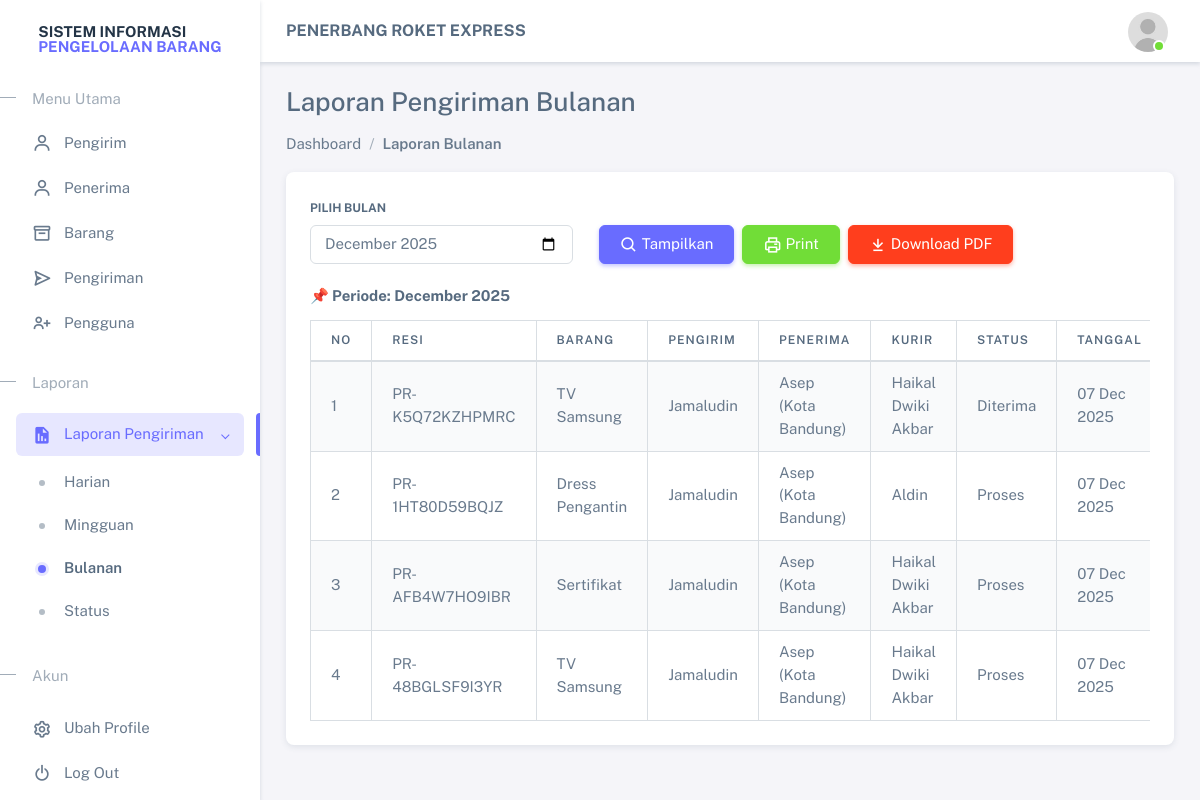
Screenshot of /pages/reports/monthly.php (signed in) with the database file from the repository.
### tables this page shows
CREATE TABLE IF NOT EXISTS `shipments` (
  `id` int NOT NULL AUTO_INCREMENT,
  `tracking_number` varchar(255) NOT NULL,
  `item_id` int NOT NULL,
  `sender_id` int NOT NULL,
  `receiver_id` int NOT NULL,
  `status` varchar(255) NOT NULL,
  `proof_image` varchar(255) DEFAULT NULL,
  `shipping_cost` int DEFAULT NULL,
  `created_at` date DEFAULT NULL,
  PRIMARY KEY (`id`),
  KEY `tracking_number` (`tracking_number`,`item_id`,`sender_id`,`receiver_id`)
);

CREATE TABLE IF NOT EXISTS `items` (
  `id` int NOT NULL AUTO_INCREMENT,
  `name` varchar(255) NOT NULL,
  `weight` varchar(255) NOT NULL,
  `category` varchar(255) NOT NULL,
  `type` varchar(100) DEFAULT NULL,
  PRIMARY KEY (`id`)
);

CREATE TABLE IF NOT EXISTS `senders` (
  `id` int NOT NULL AUTO_INCREMENT,
  `name` varchar(255) NOT NULL,
  `phone` varchar(255) NOT NULL,
  `address` varchar(255) NOT NULL,
  `city` varchar(255) NOT NULL,
  PRIMARY KEY (`id`)
);

CREATE TABLE IF NOT EXISTS `receivers` (
  `id` int NOT NULL AUTO_INCREMENT,
  `name` varchar(255) NOT NULL,
  `phone` varchar(255) NOT NULL,
  `address` varchar(255) NOT NULL,
  `city` varchar(255) NOT NULL,
  PRIMARY KEY (`id`)
);

CREATE TABLE IF NOT EXISTS `users` (
  `id` int NOT NULL AUTO_INCREMENT,
  `name` varchar(255) NOT NULL,
  `role` varchar(255) NOT NULL,
  `username` varchar(255) NOT NULL,
  `password` varchar(255) NOT NULL,
  PRIMARY KEY (`id`)
);

### app/function/function.php (called while the page is built, shortened)
<?php
require_once __DIR__ . '/../connection.php';
function query($sql, $params = [])
{
    global $conn;
    $stmt = mysqli_prepare($conn, $sql);
    $types = '';
    foreach ($params as $value) {
        if (is_int($value)) $types .= 'i';
        elseif (is_float($value)) $types .= 'd';
        else $types .= 's';
    }
    mysqli_stmt_bind_param($stmt, $types, ...$params);
    mysqli_stmt_execute($stmt);
    $result = mysqli_stmt_get_result($stmt);
    $rows = [];
    while ($row = mysqli_fetch_object($result)) {
        $rows[] = $row;
    }
    return $rows;
}

### pages/reports/monthly.php (the view, shortened to what this page needs)
<?php
require('./../../app/function/function.php');
$month = $_GET['month'] ?? date('Y-m');
$start = $month . "-01";
$end   = date('Y-m-t', strtotime($start));
$shipments = query("
    SELECT
        shipments.*,
        items.name AS item_name,
        receivers.name AS receiver_name,
        receivers.city AS receiver_city,
        senders.name AS sender_name,
        shipment_assignments.courier_id,
        users.name AS courier_name
    FROM shipments
    LEFT JOIN items ON shipments.item_id = items.id
    LEFT JOIN receivers ON shipments.receiver_id = receivers.id
    LEFT JOIN senders ON shipments.sender_id = senders.id
    LEFT JOIN shipment_assignments ON shipments.id = shipment_assignments.shipment_id
    LEFT JOIN users ON shipment_assignments.courier_id = users.id
    WHERE DATE(shipments.created_at) BETWEEN ? AND ?
    ORDER BY shipments.created_at DESC
", [$start, $end]);
include('./../../views/layouts/main-header.php');
?>
<div class="card">
  <div class="card-body">
    <form method="GET" class="row mb-4">
      <div class="col-md-4">
        <label class="form-label fw-bold">Pilih Bulan</label>
        <input type="month" name="month" class="form-control" value="<?= $month ?>">
      </div>
      <div class="col-md-8 d-flex align-items-end gap-2">
        <button class="btn btn-primary"><i class="bx bx-search"></i> Tampilkan</button>
        <button type="button" class="btn btn-success" onclick="printDiv()"><i class="bx bx-printer"></i> Print</button>
        <a href="monthly_pdf.php?month=<?= $month ?>" class="btn btn-danger" target="_blank">  <i class='bx bx-arrow-to-bottom'></i> Download PDF </a>
      </div>
    </form>
    <h6 class="fw-bold mb-3">
      📌 Periode: <?= date('F Y', strtotime($month)) ?>
    </h6>
    <div class="table-responsive" id="printArea">
      <table class="table table-bordered table-striped">
        <thead>
          <tr>
            <th>No</th>
            <th>Resi</th>
            <th>Barang</th>
            <th>Pengirim</th>
            <th>Penerima</th>
            <th>Kurir</th>
            <th>Status</th>
            <th>Tanggal</th>
          </tr>
        </thead>
        <tbody>
          <?php $no = 1;
          foreach ($shipments as $s) : ?>
            <tr>
              <td><?= $no++ ?></td>
              <td><?= $s->tracking_number ?></td>
              <td><?= $s->item_name ?></td>
              <td><?= $s->sender_name ?></td>
              <td><?= $s->receiver_name ?> (<?= $s->receiver_city ?>)</td>
              <td><?= $s->courier_name ?? '<span class="text-muted">Belum Assign</span>' ?></td>
              <td><?= $s->status ?></td>
              <td><?= date('d M Y', strtotime($s->created_at)) ?></td>
            </tr>
          <?php endforeach; ?>
        </tbody>
      </table>
    </div>
  </div>
</div>
<?php include('./../../views/layouts/main-footer.php'); ?>

### rows the page displays
shipments: tracking_number "PR-K5Q72KZHPMRC", item.name "TV Samsung", sender.name "Jamaludin", receiver.name "Asep", receiver.city "Kota Bandung", users.name "Haikal Dwiki Akbar", status "Diterima", created_at "07 Dec 2025"
shipments: tracking_number "PR-1HT80D59BQJZ", item.name "Dress Pengantin", sender.name "Jamaludin", receiver.name "Asep", receiver.city "Kota Bandung", users.name "Aldin", status "Proses", created_at "07 Dec 2025"
shipments: tracking_number "PR-AFB4W7HO9IBR", item.name "Sertifikat", sender.name "Jamaludin", receiver.name "Asep", receiver.city "Kota Bandung", users.name "Haikal Dwiki Akbar", status "Proses", created_at "07 Dec 2025"
shipments: tracking_number "PR-48BGLSF9I3YR", item.name "TV Samsung", sender.name "Jamaludin", receiver.name "Asep", receiver.city "Kota Bandung", users.name "Haikal Dwiki Akbar", status "Proses", created_at "07 Dec 2025"

### other values shown
$title "Laporan Pengiriman Bulanan"
$item['label'] "Dashboard"
$item['label'] "Laporan Bulanan"
date('F Y', strtotime($month)) "December 2025"
